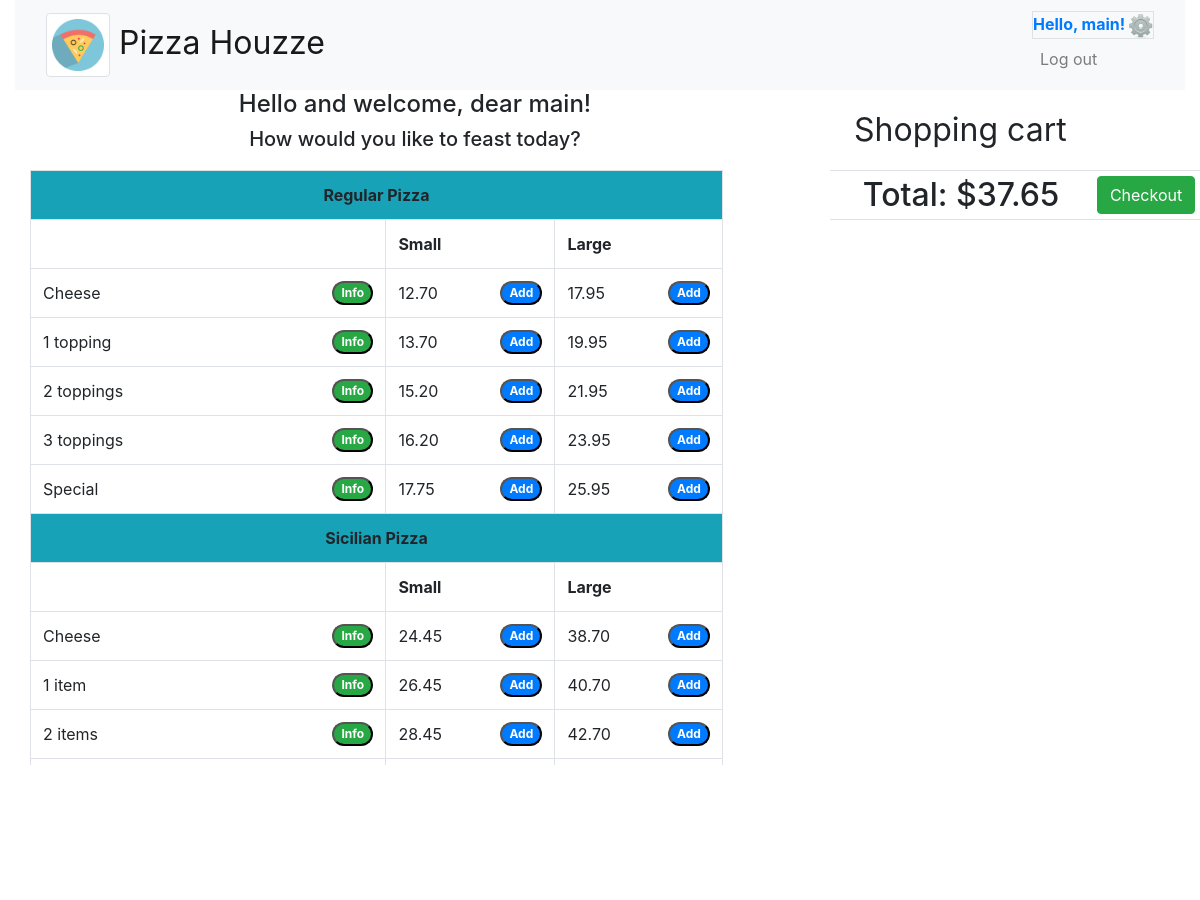
Page / (signed in, upper part) on the earlier database version.
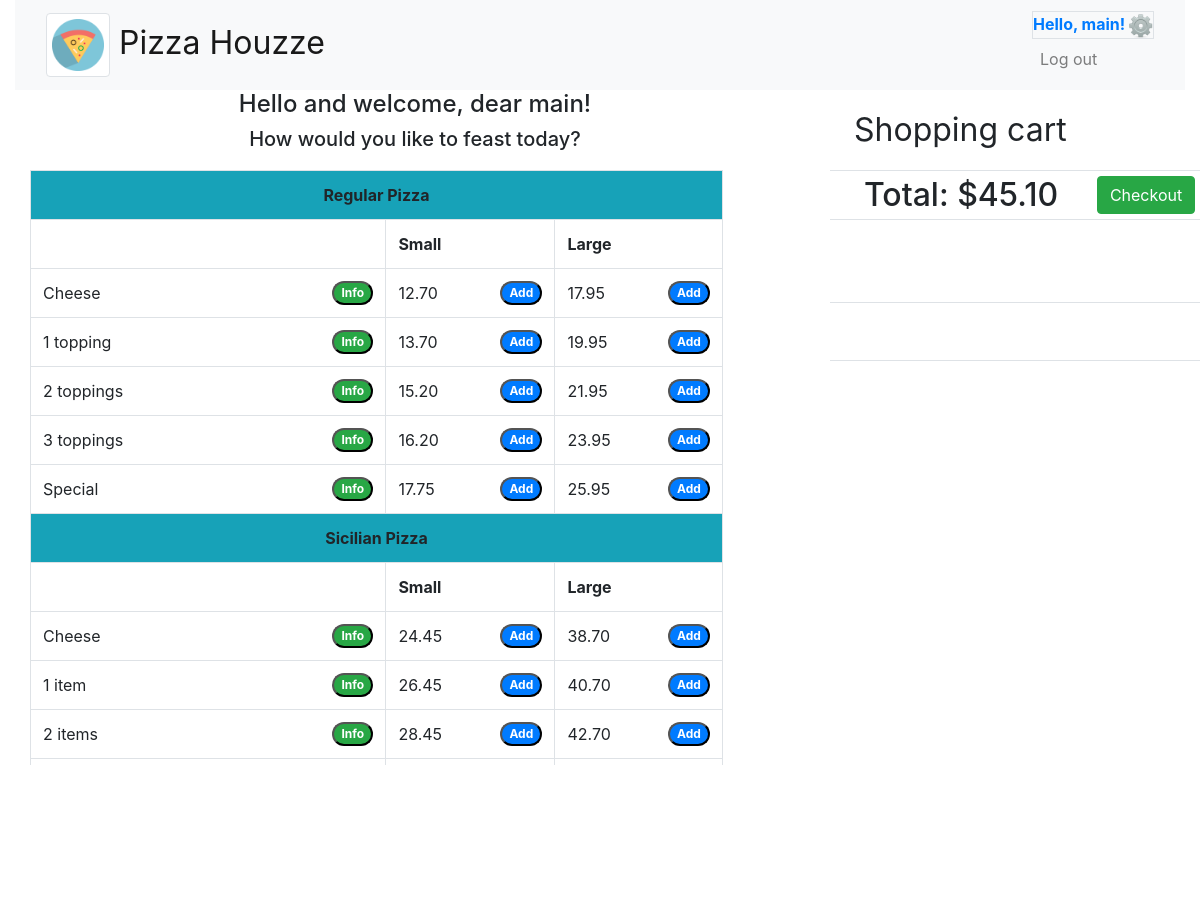
Same page on the later database version.
### orders/models.py (models this page shows, shortened)
class Order(models.Model):
    user_id = models.CharField(max_length=64)
    order_date = models.DateTimeField(default=timezone.now, blank=True)
    order_status = models.ForeignKey(OrderStatus, on_delete=models.CASCADE, related_name="order_s", default=1)
    orderitem = models.ManyToManyField(OrderItem,  blank=True, related_name="items")
    total = models.DecimalField(max_digits=6, decimal_places=2, default=0.00)

### orders/views.py (the view)
# urls.py: path("", views.index, name="index"),
def index(request):
    if not request.user.is_authenticated:
        context = {'user': 'none'}
        return render(request, "orders/login.html", context)
    else:
        user_id = request.user.id
        request.session['user_id'] = user_id
    context = {
        "items"           : Item.objects.all(),
        "allpizza"        : allpizza(),
        "salads_pasta"    : s_p(),
        "pizza_toppings"  : Topping.objects.filter(itemtype__name='Toppings (pizza)').values("pk", "itemtype__name", "name", "price").order_by('name'),
        "subs_toppings"   : Topping.objects.filter(itemtype__name='Extra for subs').values("pk", "itemtype__name", "name", "price"),
        "steak_and_cheese": Topping.objects.filter(itemtype__name__in=['Extra for subs','Extra for Steak + Cheese']).values("pk", "itemtype__name", "name", "price").order_by('name'),
        "user"            : request.user
        }
    c_order = get_order(request, 'show', 'basket', 'nill')
    if c_order != 'nill':
        context['total'] = c_order.total
        context['order'] = c_order
        context['current_order_list'] = OrderItem.objects.filter(order_id=c_order)
    return render(request, "orders/index.html", context)

### orders/models.py (called while the page is built)
    @property
    def totall_price(self):
        if self.topping.aggregate(total = models.Sum('price'))['total'] != None:
            return self.itemPrice + self.topping.aggregate(total = models.Sum('price'))['total']
        else:
            return self.itemPrice

### orders/views.py (called while the page is built)
def get_order(request, address, type, id):
    user_for_order = request.session['user_id']
    if address == "show":
        if type == "basket":
            try:
                order_record = Order.objects.get(user_id=user_for_order, order_status__orderType='In basket')
            except:
                order_record = 'nill'
        if type == "all":
            order_record = Order.objects.filter(user_id=user_for_order)
        if type == "one":
            order_record = Order.objects.get(pk=id)
    if address == "add" and type == "basket":
        order_record, created = Order.objects.filter(user_id=user_for_order).get_or_create(user_id=user_for_order, order_status__orderType='In basket')
        if 'order_id' not in request.session:
            request.session['order_id'] = order_record.pk
    return order_record

### orders/templates/orders/index.html (shortened to what this page needs)
{% extends "orders/base.html" %}
{% load toppings_info %}
{% block main %}
<main class="container-fluid disabled" style="position: fixed;">
<div class="row">
  <div class="col-8" id="extra_nav">
    <div>
      <h4 class="text-center">Hello and welcome, dear {% if user == 'none' %}Guest{% else %} {{user.username}}{% endif %}!</h4>
      <h5 class="text-center">How would you like to feast today?</h5>
    </div>
  </div>
  <div class="col-4">
    <div>
      <nav class="navbar navbar-expand-lg">
        <span class="navbar-brand p-2" id="order_header">Shopping cart</span>
      </nav>
    </div>
  </div>
</div>
    <div class="row">
        <div id="scrl" class="col-8" style="overflow: scroll;">
        <table class="table table-bordered table-hover" style="width:90%;">
          {% for key, pza in allpizza.items %}
          <tr>
            <th id='{{ key|cut:" " }}' scope="col" class="text-center bg-info" colspan="3">{{ key }}</th>
          </tr>
          <tr>
            <th scope="col"></th>
            <th scope="col">Small</th>
            <th scope="col">Large</th>
          </tr>
            {% for piz in pza %}
            <tr>
              <td>
                {% if key == 'Regular Pizza' or key == 'Sicilian Pizza' or piz.name == 'Steak + Cheese' %}
                <div class="d-flex justify-content-between">{{piz.name}}
                  <button type="button" data-item_info="{{piz.comments}}" class="btn_info badge badge-success badge-pill">Info</button>
                </div>
                {% else %}
                  {{piz.name}}
                {% endif %}
              </td>
              <td>
                <div class="d-flex justify-content-between">
                  {% if piz.priceSmall != 0 %}
                  {{piz.priceSmall}}
                  <button type="button" data-item_pk="{{piz.pk}}" data-item_size="1" data-item_price="{{piz.priceSmall}}" class="btn_add badge badge-primary badge-pill">Add</button>
                  {% endif %}
                </div>
              </td>
              <td>
                <div class="d-flex justify-content-between">{{piz.priceLarge}}
                  <button type="button" data-item_pk="{{piz.pk}}" data-item_size="2"  data-item_price="{{piz.priceLarge}}" class="btn_add badge badge-primary badge-pill">Add</button>
                </div>
              </td>
            </tr>
            {% endfor %}
          {% endfor%}
        </table>
      </div>
      <div class="col-4" id="order_list">
        <table class="table table-sm" id="order_t">
          <tr class="text-center">
            <th id="total" class="h2" colspan="2">
              {% if total %}
                Total: ${{ total }}
              {% else %}
                Cart is empty
              {% endif %}
             </th>
             <th>
               <button type="button" data-order_id="{{order.pk}}" data-user_id="{{user.id}}" id="checkout" name="checkout" class="btn btn-success">Checkout</button>
             </th>
          </tr>
        </table>
      </div>
  </div>
</main>
{% endblock %}

Differences in the rows shown:
removed Order: total "37.65"
added Order: total "45.10"
